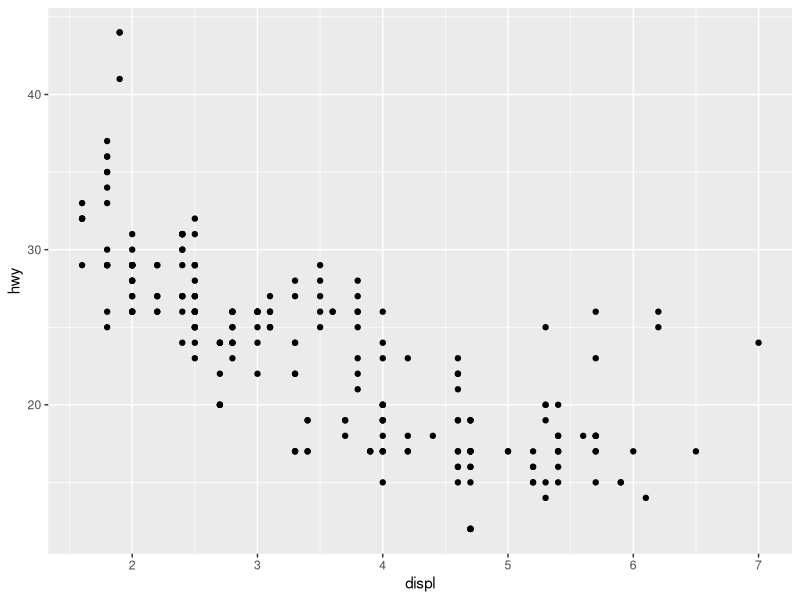
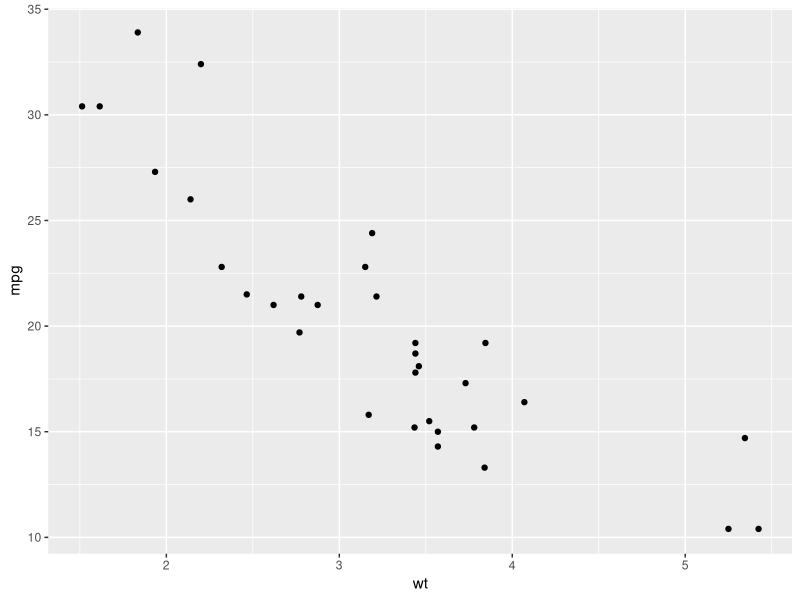
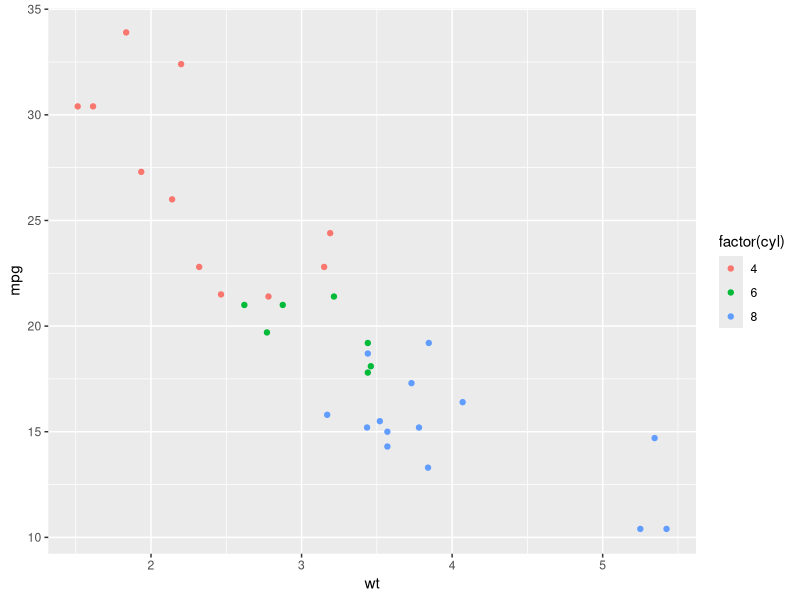
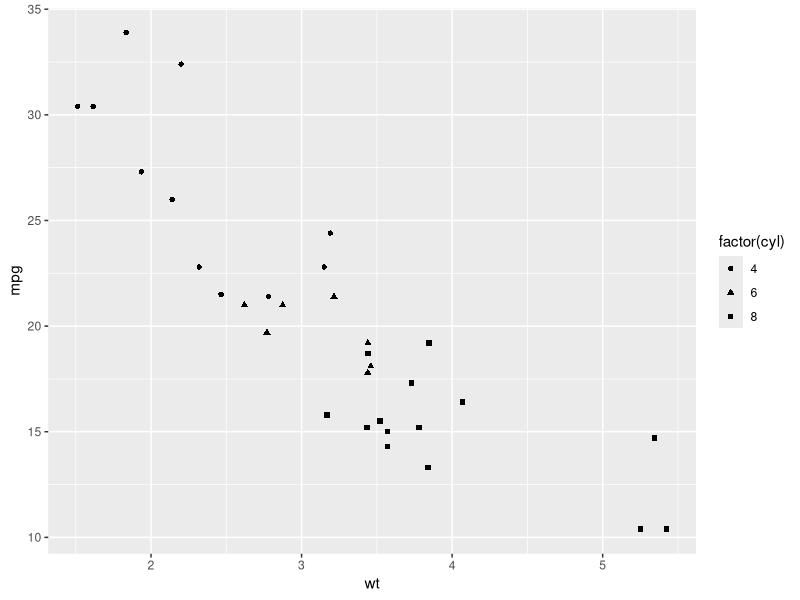
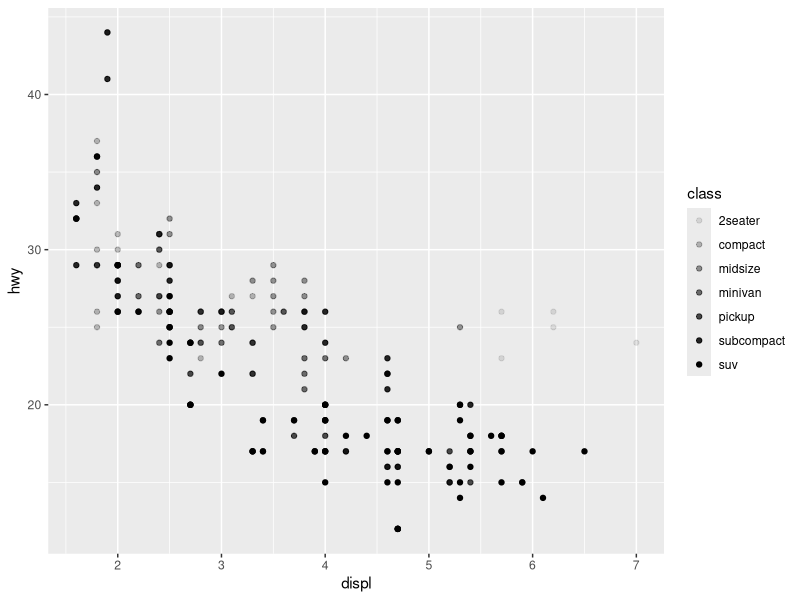
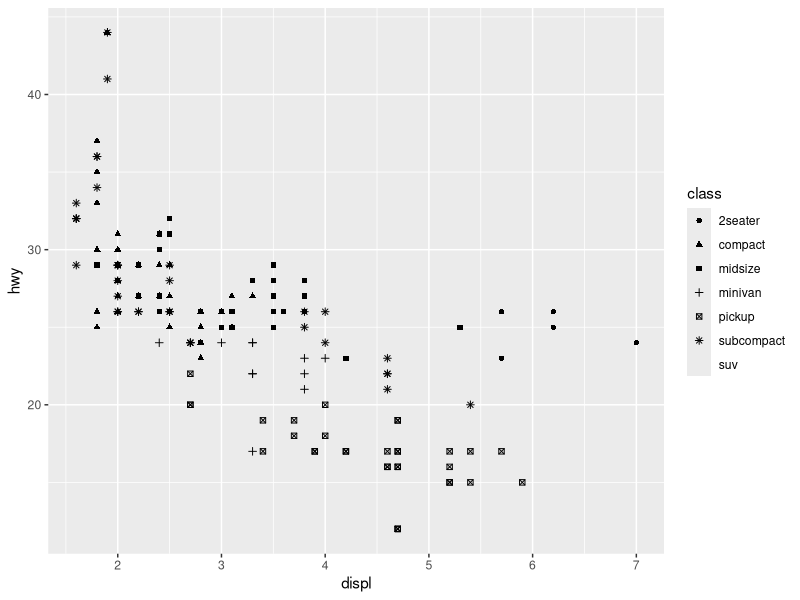
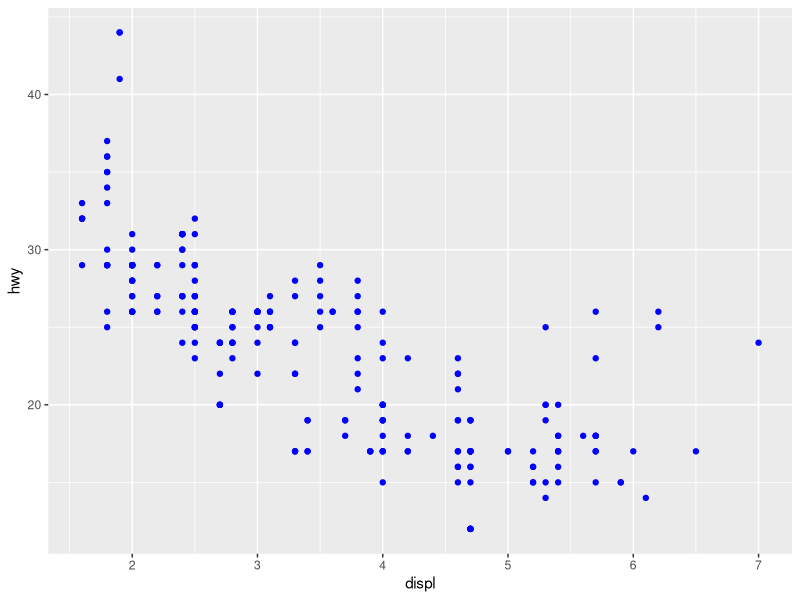
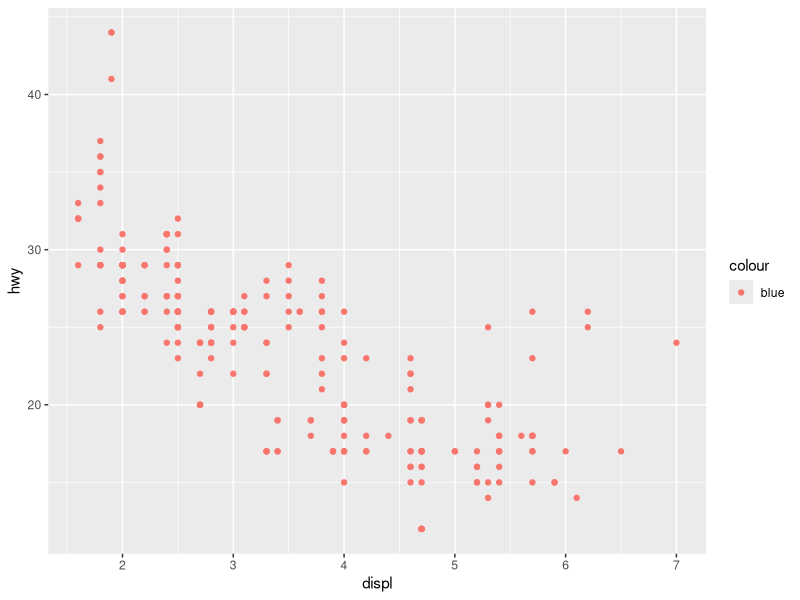

R code for these plots, in order:
?geom_point
vignette("ggplot2-specs")
colors()

library(tidyverse)

ggplot(data = mpg) + geom_point(mapping = aes(x = displ, y = hwy))

# ggplot(data = <DATA>) + <GEOM_FUNCTION>(mapping = aes(<MAPPINGS>))

p <- ggplot(mtcars, aes(wt, mpg))
p + geom_point()

# Add aesthetic mappings
p + geom_point(aes(colour = factor(cyl)))

p + geom_point(aes(shape = factor(cyl)))

ggplot(data = mpg) + 
  geom_point(mapping = aes(x = displ, y = hwy, alpha = class))
# Warning message:
# Using alpha for a discrete variable is not advised.

# NOTE: '+' comes at end of line.

ggplot(data = mpg) +
  geom_point(mapping = aes(x = displ, y = hwy, shape = class))
# Warning messages:
# 1: The shape palette can deal with a maximum of 6 discrete values because
# more than 6 becomes difficult to discriminate; you have 7. Consider
# specifying shapes manually if you must have them. 
# 2: Removed 62 rows containing missing values (geom_point).

# Correct usage.
ggplot(data = mpg) + 
  geom_point(mapping = aes(x = displ, y = hwy), color = "blue")

# Incorrect usage.
ggplot(data = mpg) + 
  geom_point(mapping = aes(x = displ, y = hwy, color = "blue"))

ggplot(data = mpg) + 
  geom_point(mapping = aes(x = displ, y = hwy, color = displ < 5))

ggplot(data = mpg) + 
  geom_point(mapping = aes(x = displ, y = hwy)) + 
  facet_wrap(~ class, nrow = 2)

ggplot(data = mpg) + 
  geom_point(mapping = aes(x = displ, y = hwy)) + 
  facet_grid(drv ~ cyl)

ggplot(data = mpg) + 
  geom_point(mapping = aes(x = displ, y = hwy)) +
  facet_grid(drv ~ .)

ggplot(data = mpg) + 
  geom_point(mapping = aes(x = displ, y = hwy)) +
  facet_grid(. ~ cyl)

?facet_wrap

ggplot(data = mpg) + 
  geom_point(mapping = aes(x = displ, y = hwy)) +
  geom_smooth(mapping = aes(x = displ, y = hwy))

ggplot(data = mpg) + 
  geom_smooth(mapping = aes(x = displ, y = hwy, linetype = drv))

# Original - but Repetitive
ggplot(data = mpg) + 
  geom_point(mapping = aes(x = displ, y = hwy, color = drv)) +
  geom_smooth(mapping = aes(x = displ, y = hwy, linetype = drv, color = drv))

# Better
ggplot(data = mpg, mapping = aes(x = displ, y = hwy)) + 
  geom_point(mapping = aes(color = drv)) +
  geom_smooth(mapping = aes(linetype = drv, color = drv))

ggplot(data = mpg) +
  geom_smooth(
    mapping = aes(x = displ, y = hwy, color = drv),
    show.legend = TRUE
  )

ggplot(data = mpg, mapping = aes(x = displ, y = hwy)) + 
  geom_point(mapping = aes(color = class)) + 
  geom_smooth()

?geom_smooth

ggplot(data = mpg, mapping = aes(x = displ, y = hwy)) + 
  geom_point(mapping = aes(color = class)) + 
  geom_smooth(se = FALSE)

# geom_smooth added for sub-compact cars alone - filter()
# Local geom_smooth data overrides global data
ggplot(data = mpg, mapping = aes(x = displ, y = hwy)) + 
  geom_point(mapping = aes(color = class)) + 
  geom_smooth(data = filter(mpg, class == "subcompact"), se = FALSE, 
              aes(color = class))

# Method changed to 'lm' from NULL [DEFAULT]
ggplot(mpg, aes(displ, hwy)) +
  geom_point() +
  geom_smooth(method = lm)

?loess
?lm
?glm
?gam

# https://ggplot2.tidyverse.org/reference/geom_smooth.html
# Shift + Left Mouse

?Geom

ggplot(data = mpg, mapping = aes(x = displ, y = hwy)) +
  geom_point(shape = 21, colour = "white", size = 5, stroke = 3, 
             mapping = aes(fill = drv))

# Bar Chart
# Count of X plotted on Y
# stat = "count" for geom_bar
?geom_bar

ggplot(data = diamonds) + 
  geom_bar(mapping = aes(x = cut))

